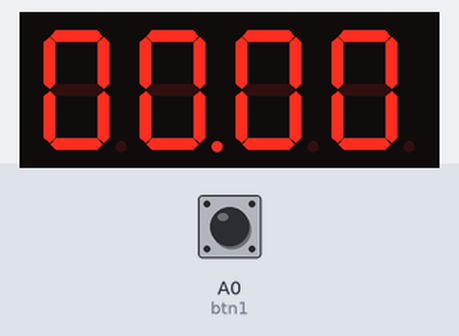
This sketch was run on a simulated Arduino Uno, built with avr-gcc and run on an emulated ATmega328P. On the bench: 4-digit seven-segment display. Wiring (inferred from the names in the program): 4-digit 7-segment display, segments lit when LOW: segments pin 13, pin 2, pin 3, pin 4, pin 5, pin 6, pin 7, pin 8; digit selects pin 12, pin 11, pin 10, pin 9. Inputs (shaded band) come from the test bench; at power-on: A0 (btn1) HIGH. The segment pins are drawn as the display they are named for.

Above: at 1.2 s.
1.3 s: A0 (btn1) pulled LOW for 0.15 s
At 3.1 s:
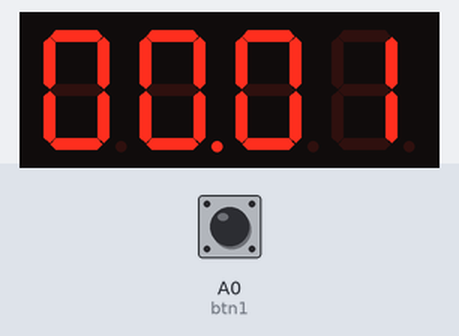
3.6 s: A0 (btn1) pulled LOW for 1 s
At 4.3 s:
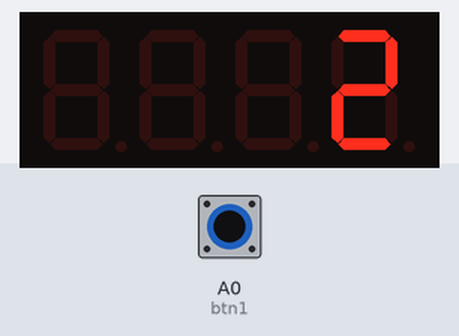
6.1 s: A0 (btn1) pulled LOW for 0.15 s
At 10.1 s:
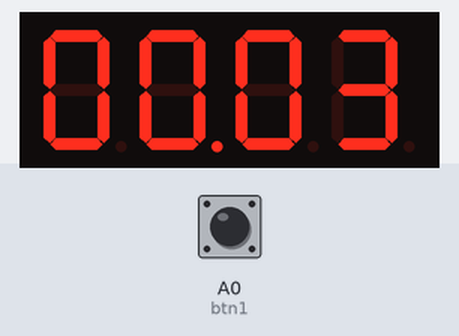
Timing chart, 0 to 11.6 s (numbered marks = the images above; inputs shaded):
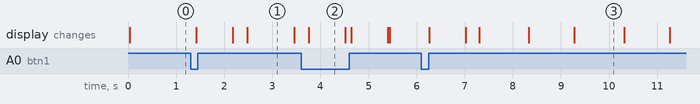

The sketch:

stopwatch.ino
```cpp
int a = 13;
int b = 2;
int c = 3;
int d = 4;
int e = 5;
int f = 6;
int g = 7;
int dp = 8;
int d4 = 9;
int d3 = 10;
int d2 = 11;
int d1 = 12;
int btn1 = A0;

void setDigit(int x) // Defined setDigit (x), whose role is to open the port dx
{
  digitalWrite(d1, LOW);
  digitalWrite(d2, LOW);
  digitalWrite(d3, LOW);
  digitalWrite(d4, LOW);
  switch (x)
  {
  case 1:
    digitalWrite(d1, HIGH);
    break;
  case 2:
    digitalWrite(d2, HIGH);
    break;
  case 3:
    digitalWrite(d3, HIGH);
    break;
  default:
    digitalWrite(d4, HIGH);
    break;
  }
}

void setNumber(int x) // Defined setNumber (x), whose role is to display digital x
{
  switch (x)
  {
  case 1:
    one();
    break;
  case 2:
    two();
    break;
  case 3:
    three();
    break;
  case 4:
    four();
    break;
  case 5:
    five();
    break;
  case 6:
    six();
    break;
  case 7:
    seven();
    break;
  case 8:
    eight();
    break;
  case 9:
    nine();
    break;
  default:
    zero();
    break;
  }
}

void dispDec() // Decimal point setting Open
{
  digitalWrite(dp, LOW);
}

void clearLEDs() // Clear screen
{
  digitalWrite(a, HIGH);
  digitalWrite(b, HIGH);
  digitalWrite(c, HIGH);
  digitalWrite(d, HIGH);
  digitalWrite(e, HIGH);
  digitalWrite(f, HIGH);
  digitalWrite(g, HIGH);
  digitalWrite(dp, HIGH);
}

void zero() // Define those figures 0 cathode pin switch
{
  digitalWrite(a, LOW);
  digitalWrite(b, LOW);
  digitalWrite(c, LOW);
  digitalWrite(d, LOW);
  digitalWrite(e, LOW);
  digitalWrite(f, LOW);
  digitalWrite(g, HIGH);
}

void one() // Define those figures 1 cathode pin switch
{
  digitalWrite(a, HIGH);
  digitalWrite(b, LOW);
  digitalWrite(c, LOW);
  digitalWrite(d, HIGH);
  digitalWrite(e, HIGH);
  digitalWrite(f, HIGH);
  digitalWrite(g, HIGH);
}

void two() // Define those figures 2 cathode pin switch
{
  digitalWrite(a, LOW);
  digitalWrite(b, LOW);
  digitalWrite(c, HIGH);
  digitalWrite(d, LOW);
  digitalWrite(e, LOW);
  digitalWrite(f, HIGH);
  digitalWrite(g, LOW);
}

void three() // Define those figures 3 cathode pin switch
{
  digitalWrite(a, LOW);
  digitalWrite(b, LOW);
  digitalWrite(c, LOW);
  digitalWrite(d, LOW);
  digitalWrite(e, HIGH);
  digitalWrite(f, HIGH);
  digitalWrite(g, LOW);
}

void four() // Define those figures 4 cathode pin switch
{
  digitalWrite(a, HIGH);
  digitalWrite(b, LOW);
  digitalWrite(c, LOW);
  digitalWrite(d, HIGH);
  digitalWrite(e, HIGH);
  digitalWrite(f, LOW);
  digitalWrite(g, LOW);
}

void five() // Define those figures 5 cathode pin switch
{
  digitalWrite(a, LOW);
  digitalWrite(b, HIGH);
  digitalWrite(c, LOW);
  digitalWrite(d, LOW);
  digitalWrite(e, HIGH);
  digitalWrite(f, LOW);
  digitalWrite(g, LOW);
}

void six() // Define those figures 6 cathode pin switch
{
  digitalWrite(a, LOW);
  digitalWrite(b, HIGH);
  digitalWrite(c, LOW);
  digitalWrite(d, LOW);
  digitalWrite(e, LOW);
  digitalWrite(f, LOW);
  digitalWrite(g, LOW);
}

void seven() // Define those figures 7 cathode pin switch
{
  digitalWrite(a, LOW);
  digitalWrite(b, LOW);
  digitalWrite(c, LOW);
  digitalWrite(d, HIGH);
  digitalWrite(e, HIGH);
  digitalWrite(f, HIGH);
  digitalWrite(g, HIGH);
}

void eight() // Define those figures 8 cathode pin switch
{
  digitalWrite(a, LOW);
  digitalWrite(b, LOW);
  digitalWrite(c, LOW);
  digitalWrite(d, LOW);
  digitalWrite(e, LOW);
  digitalWrite(f, LOW);
  digitalWrite(g, LOW);
}

void nine() // Define those figures 9 cathode pin switch
{
  digitalWrite(a, LOW);
  digitalWrite(b, LOW);
  digitalWrite(c, LOW);
  digitalWrite(d, LOW);
  digitalWrite(e, HIGH);
  digitalWrite(f, LOW);
  digitalWrite(g, LOW);
}

int min = 0, seconds = 0, reset = 2, stop = 1; // time and control varibles
long int currentMillis = 0, lastMillis = 0; // variabels for millis()
int D1, D2, D3, D4; // Digits for Display

void setup()
{
  // put your setup code here, to run once:
  pinMode(d1, OUTPUT);
  pinMode(d2, OUTPUT);
  pinMode(d3, OUTPUT);
  pinMode(d4, OUTPUT);
  pinMode(a, OUTPUT);
  pinMode(b, OUTPUT);
  pinMode(c, OUTPUT);
  pinMode(d, OUTPUT);
  pinMode(e, OUTPUT);
  pinMode(f, OUTPUT);
  pinMode(g, OUTPUT);
  pinMode(dp, OUTPUT);

  pinMode(btn1, INPUT);
}

void loop()
{
  if (digitalRead(btn1) == LOW && reset == 2)
  {
    lastMillis = millis();
    stop = 0;
    reset = 0;
    delay(800);
  }
  else if (digitalRead(btn1) == LOW && reset == 1)
  {
    stop = 1;
    currentMillis = 0;
    reset = 2;
    delay(800);
  }
  else if (digitalRead(btn1) == LOW && reset == 0)
  {
    stop = 1;
    reset = 1;
    delay(800);
  }
  if (stop != 1)
    currentMillis = millis() - lastMillis;

  seconds = currentMillis / 1000;
  min = currentMillis / 60000;
  seconds = seconds - (min * 60);

  D1 = min / 10 % 10;
  D2 = min % 10;
  D3 = seconds / 10 % 10;
  D4 = seconds % 10;

  for (int m = 0; m < 80; m++)
  {
    clearLEDs();   // Turn off all LED lights
    setDigit(1);   // Selection of a digital display
    setNumber(D1); // Display digital d1
    delayMicroseconds(200);

    clearLEDs();   // Turn off all LED lights
    setDigit(2);   // Select the first two digital display
    setNumber(D2); // Display digital d2
    dispDec();
    delayMicroseconds(200);

    clearLEDs(); // Turn off all LED lights
    setDigit(3); // Select the first three digital display
    // dispDec(3);          //Decimal display
    setNumber(D3); // Display digital d3
    delayMicroseconds(200);

    clearLEDs();   // Turn off all LED lights
    setDigit(4);   // Select the first four digital display
    setNumber(D4); // Display digital d4
    delayMicroseconds(200);
  }
}
```

Measured:
- after the input at 1.3 s, the display: first changes after 0.12 s (image 1 shows a later state)
- after the input at 6.1 s, the display: first changes after 0.16 s (image 3 shows a later state)
- what the display in image 1 shows lasts 1.0 s, from 2.5 s to 3.5 s
- what the display in image 2 shows lasts 0.7 s, from 3.8 s to 4.5 s
